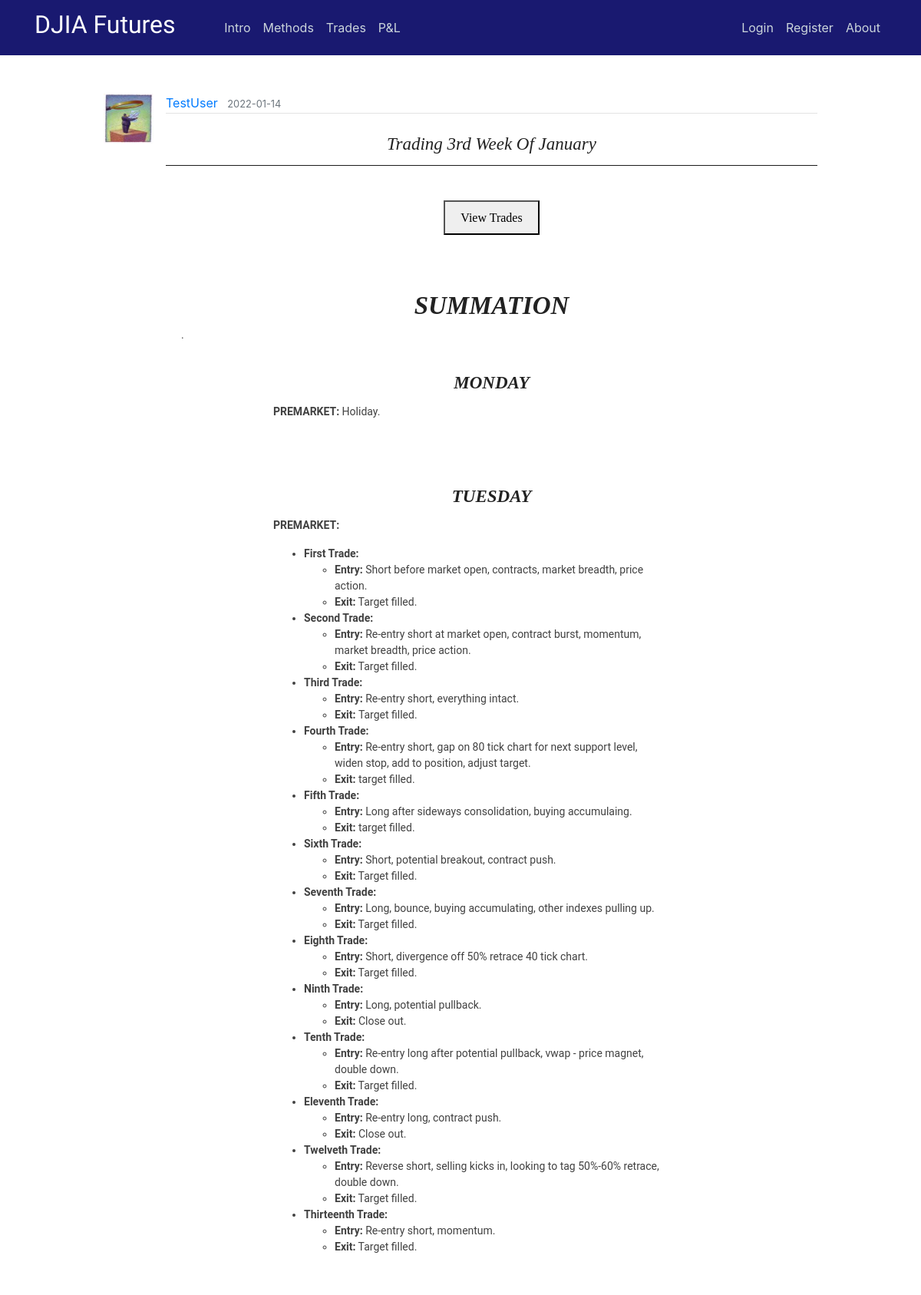
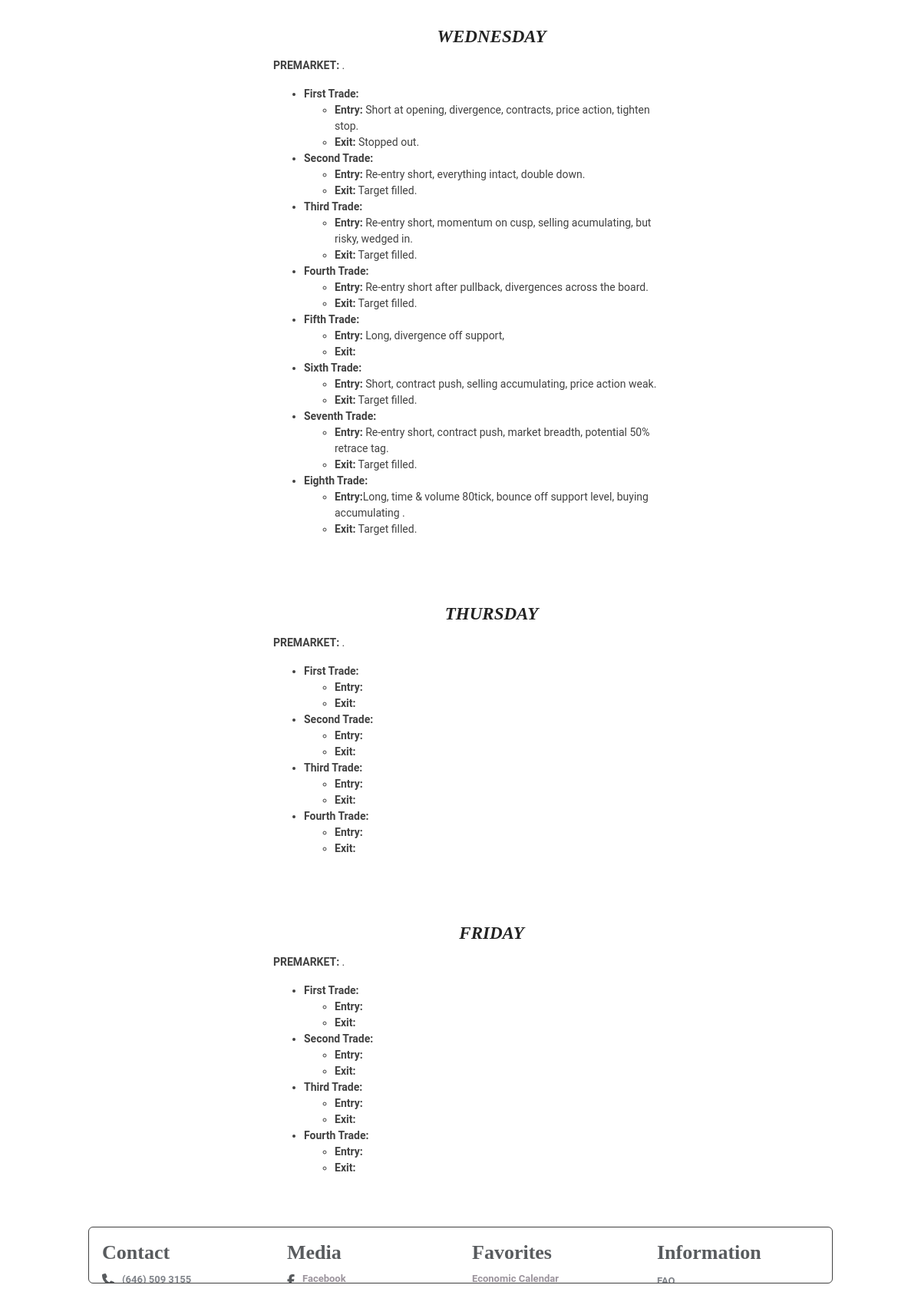
The app's page /post/142 with its own data (2 pictures, top to bottom).
### flaskblog/models.py (models this page shows, shortened)
class User(db.Model, UserMixin):
    id = db.Column(db.Integer, primary_key=True)
    username = db.Column(db.String(20), unique=True, nullable=False)
    email = db.Column(db.String(120), unique=True, nullable=False)
    image_file = db.Column(db.String(20), nullable=False, default='default.jpg')
    password = db.Column(db.String(60), nullable=False)
    posts = db.relationship('Post', backref='author', lazy=True)

class Post(db.Model):
    id = db.Column(db.Integer, primary_key=True)
    title = db.Column(db.String(100), nullable=False)
    date_posted = db.Column(db.DateTime, nullable=False, default=datetime.utcnow)
    content = db.Column(db.Text, nullable=False)
    user_id = db.Column(db.Integer, db.ForeignKey('user.id'), nullable=False)
    teaser_title = db.Column(db.Text, nullable=True)
    teaser_details = db.Column(db.Text, nullable=True)
    teaser_caption = db.Column(db.Text, nullable=True)
    teaser_img = db.Column(db.Text, nullable=True)
    teaser_content = db.Column(db.Text, nullable=True)
    teaser_wkid = db.Column(db.Text, nullable=True)

### flaskblog/posts/routes.py (the view)
@posts.route("/post/<int:post_id>")
def post(post_id):
    post = Post.query.get_or_404(post_id)
    if len(post.teaser_wkid) != 0:
        weekly = post.teaser_wkid
    else:
        weekly = ""
    return render_template('post.html', weekly=weekly, title=post.title, post=post)

### flaskblog/templates/post.html (shortened to what this page needs)
{% extends "layout.html" %}
{% block content %}
  <article class="media content-section" style="border:none;">
    <img class="article-img" src="{{ url_for('static', filename='profile_pics/' + post.author.image_file) }}">
    <div class="media-body">
      <div class="article-metadata">
        <a class="mr-2" href="{{ url_for('users.user_posts', username=post.author.username) }}">{{ post.author.username }}</a>
        <small class="text-muted">{{ post.date_posted.strftime('%Y-%m-%d') }}</small>
      </div>
      <center><br><h3 class="hero-header">{{ post.title }}</h3><hr><br></center>
      {% if weekly |length %}
      <center><button onclick="myDetach()">View Trades</button></center>
      <br>
      <br>
      {% endif %}
      {{ post.content|safe }}
  </article>
{% endblock content %}

### flaskblog/static/main.css (style rules this page uses)
body { margin-top: 5rem; }
._backdrop { top: 0px; left: 0px; right: 0px; bottom: 0px; background-image: url(img/stocks.jpg); background-size: cover; z-index: 0; }
.adjust-doc-border-intro { padding-right: 20px; padding-left: 20px; padding-top: 20px; padding-bottom: 20px; }
.doc-clear { clear: both; display: block; }
hr { margin-top: 1rem; margin-bottom: 1rem; border: 0; border-top: 1px solid rgba(0, 0, 0, 0.89); }
p.teaser-content { color: #414141; font-size: 14px; font-family: 'Roboto', Arial, 'Helvetica Neue', Helvetica, sans-serif; line-height: 1.5; }
.content-section { background: #ffffff; padding: 10px 20px; border: 1px solid #000000; border-radius: 9px; margin-bottom: 20px; }
.article-img { height: 65px; width: 65px; margin-right: 16px; }
.article-metadata { padding-bottom: 1px; margin-bottom: 4px; border-bottom: 1px solid #e3e3e3 }

### flaskblog/static/study.css (style rules this page uses)
h1.hero-header { color: #222; text-transform: capitalize; font-weight: 400; font-style: italic; font-size: 28px; font-family: Baskerville, 'Baskerville Old Face', 'Hoefler Text', Garamond, 'Times New Roman', serif; }
h3.hero-header { color: #222; text-transform: capitalize; font-weight: 400; font-style: italic; font-size: 28px; font-family: Baskerville, 'Baskerville Old Face', 'Hoefler Text', Garamond, 'Times New Roman', serif; }
h3 { font-weight: 700; line-height: 1; }
li.list { color: #414141; font-size: 14px; font-family: 'Roboto', Arial, 'Helvetica Neue', Helvetica, sans-serif; line-height: 1.5; }
button { margin-top: 5px; margin-bottom: 5px; padding: 8px 20px 7px; font-family: Cambria, Georgia, serif; line-height: 1.6; }
@media screen and (min-width: 25rem) { h1.hero-header { font-size: 33px; } }
@media screen and (min-width: 25rem) { h3.hero-header { font-size: 23px; } }

### flaskblog/static/modal.css (style rules this page uses)
img { margin-bottom: -4px; }

### records on screen
User: image_file (picture), author.username "TestUser"
Post: date_posted "2022-01-14", title "Trading 3rd Week Of January", content "SUMMATION . MONDAY PREMARKET: Holiday. TUESDAY PREMARKET: First Trade: Entry: Short before market open, contracts, market breadth, price action. Exit: Target filled. Second Trade: Entry: Re-entry short at market open, contract burst, momentum, market breadth, price action. Exit: Target filled. Third Trade: Entry: Re-entry short, everything intact. Exit: Target filled. Fourth Trade: Entry: Re-entry short, gap on 80 tick chart for next support level, widen stop, add to position, adjust target. Exit: target filled. Fifth Trade: Entry: Long after sideways consolidation, buying accumulaing. Exit: target filled. Sixth Trade: Entry: Short, potential breakout, contract push. Exit: Target filled.…"
